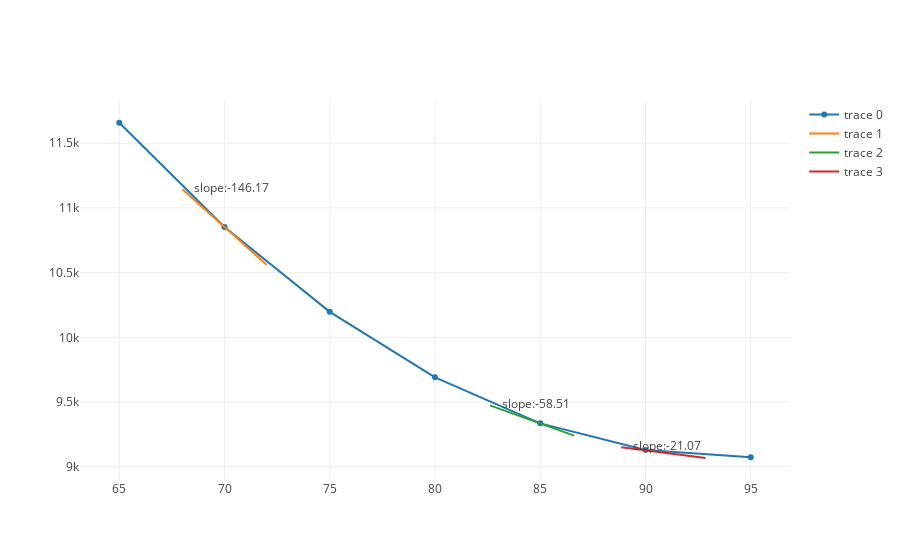

The notebook cell saved with this chart:
### Code cell
def cost_curve_at(b, m, points):
    delta = .01
    base_rss = rss(points, m, b)
    numerator = rss(points, m, b + delta) - base_rss
    slope = numerator/delta
    return {'b': b,'rss': base_rss, 'slope': slope}

def plot(traces):
    plotly.offline.iplot(traces)

def build_tangent_line(b, m, points, line_length = 5):
    curve_at_point = cost_curve_at(b, m, points)
    slope = curve_at_point['slope']
    b_minus = b - line_length
    b_plus = b + line_length
    rss_exact = curve_at_point['rss']
    rss_minus = rss_exact - slope * line_length
    rss_plus = rss_exact + slope * line_length
    return {'x': [b_minus, b, b_plus], 'y': [rss_minus, curve_at_point['rss'], rss_plus], 'mode': 'lines+text', 'text': ['    slope:' + format(slope, '.2f')], 'textposition': 'right'}

m = cost_curve_at(100, 1.417, shows)
tangent_lines = list(map(lambda b_value: build_tangent_line(b_value, 1.417, shows, 2), [70, 84.61, 90.85]))
tangent_lines
cost_trace = {'x': cost_chart['b_values'], 'y': cost_chart['rss_values'], 'mode':'line'}
plot([cost_trace, *tangent_lines])

### Figure 1 — Plotly figure (JSON) as saved in the notebook; plotly's stock layout.template omitted (floating-point values rounded to 4 significant figures)
{"data": [{"mode": "line", "x": [65, 70, 75, 80, 85, 90, 95], "y": [11660.0, 10850.0, 10200.0, 9691.0, 9335.0, 9129.0, 9073.0]}, {"mode": "lines+text", "text": ["    slope:-146.17"], "textposition": "right", "x": [68, 70, 72], "y": [11150.0, 10850.0, 10560.0]}, {"mode": "lines+text", "text": ["    slope:-58.51"], "textposition": "right", "x": [82.61, 84.61, 86.61], "y": [9474.0, 9357.0, 9240.0]}, {"mode": "lines+text", "text": ["    slope:-21.07"], "textposition": "right", "x": [88.85, 90.85, 92.85], "y": [9151.0, 9109.0, 9066.0]}], "layout": {}}
